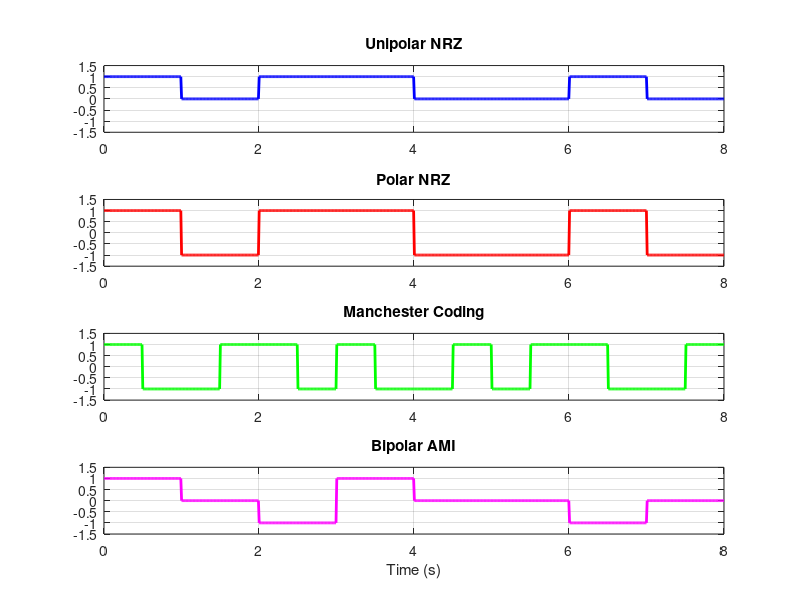

Reproduce this figure in MATLAB.
% MATLAB Script for Line Coding Techniques
clc; clear; close all;

% 1. Define the input binary sequence
bits = [1 0 1 1 0 0 1 0]; % You can change this sequence
n = length(bits);

% 2. Define signal parameters
bit_rate = 1;             % Bit rate in bps
Tb = 1 / bit_rate;        % Bit duration
fs = 100;                 % Sampling frequency (number of samples per bit)
N = n * fs;               % Total number of samples
t = linspace(0, n*Tb, N); % Time vector for plotting

% 3. Initialize arrays for the different coding schemes
unipolar_nrz = zeros(1, N);
polar_nrz    = zeros(1, N);
manchester   = zeros(1, N);
ami          = zeros(1, N);

% Variable to keep track of previous voltage for AMI inversion
ami_last_voltage = -1;

% 4. Generate the waveforms bit by bit
for i = 1:n
    % Define the sample indices for the current bit
    idx = (i-1)*fs + 1 : i*fs;
    
    % Define sample indices for the first and second half of the bit (for Manchester)
    half_idx1 = (i-1)*fs + 1 : (i-1)*fs + fs/2;
    half_idx2 = (i-1)*fs + fs/2 + 1 : i*fs;

    if bits(i) == 1
        % Unipolar NRZ: High (1)
        unipolar_nrz(idx) = 1;
        
        % Polar NRZ: High (1)
        polar_nrz(idx) = 1;
        
        % Manchester: High-to-Low transition
        manchester(half_idx1) = 1;
        manchester(half_idx2) = -1;
        
        % Bipolar AMI: Alternate between +1 and -1
        ami_last_voltage = -ami_last_voltage;
        ami(idx) = ami_last_voltage;
        
    else % If the bit is 0
        % Unipolar NRZ: Low (0)
        unipolar_nrz(idx) = 0;
        
        % Polar NRZ: Low (-1)
        polar_nrz(idx) = -1;
        
        % Manchester: Low-to-High transition
        manchester(half_idx1) = -1;
        manchester(half_idx2) = 1;
        
        % Bipolar AMI: Zero voltage
        ami(idx) = 0;
    end
end

% 5. Plotting the waveforms
figure('Name', 'Line Coding Schemes', 'NumberTitle', 'off', 'Position', [100, 100, 800, 600]);

% Unipolar NRZ Plot
subplot(4, 1, 1);
plot(t, unipolar_nrz, 'b', 'LineWidth', 2);
axis([0 n*Tb -1.5 1.5]);
title('Unipolar NRZ');
grid on;

% Polar NRZ Plot
subplot(4, 1, 2);
plot(t, polar_nrz, 'r', 'LineWidth', 2);
axis([0 n*Tb -1.5 1.5]);
title('Polar NRZ');
grid on;

% Manchester Plot
subplot(4, 1, 3);
plot(t, manchester, 'g', 'LineWidth', 2);
axis([0 n*Tb -1.5 1.5]);
title('Manchester Coding');
grid on;

% Bipolar AMI Plot
subplot(4, 1, 4);
plot(t, ami, 'm', 'LineWidth', 2);
axis([0 n*Tb -1.5 1.5]);
title('Bipolar AMI');
xlabel('Time (s)');
grid on;
